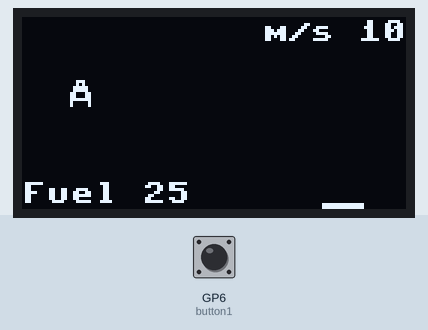
This program was run on a simulated Raspberry Pi Pico running MicroPython. Shown: 128×64 one-colour display. Inputs (shaded band) come from the test bench; at power-on: GP6 (button1) HIGH. Library files of the repository ran but are not shown: ssd1306.py.

Above: at 3.26 s.
3.3 s: GP6 (button1) pulled LOW for 1 s
At 3.38 s:
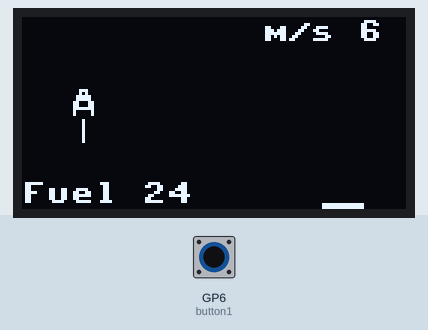
7.3 s: GP6 (button1) pulled LOW for 1 s
At 7.5 s:
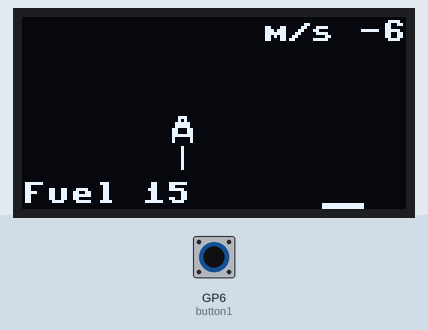
9.8 s: GP6 (button1) pulled LOW for 0.15 s
At 10.0 s:
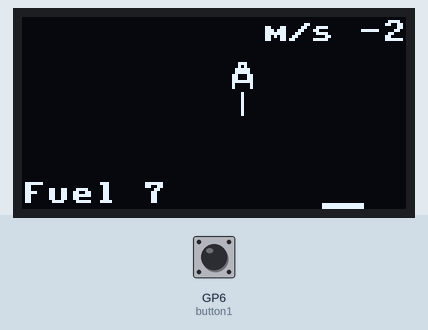
12.9 s: GP6 (button1) pulled LOW for 0.15 s
At 16.6 s:
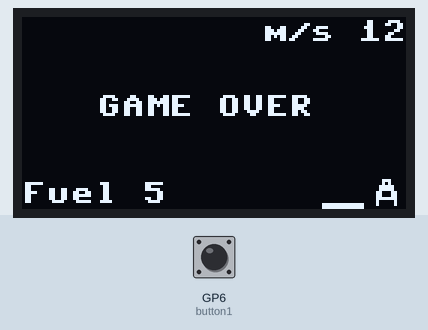

The program:

PicoLunarModule.py
```python
# Game "Lunar Module" by Kuba & Stepan
# Source code from https://github.com/Hellmole/Raspberry-pi-pico-games.git

from machine import Pin, I2C, PWM
from ssd1306 import SSD1306_I2C
import time
import random

def pico_lunar_module_main():
    # OLED Screen connected to GP14 (SDA) and GP15 (SCL)
    i2c = I2C(1, sda = Pin(14), scl = Pin(15), freq = 400000)
    oled = SSD1306_I2C(128, 64, i2c)

    oled.fill(0)
    oled.text("Lunar Module", 5, 6)
    oled.text("By Kuba", 30, 23)
    oled.text("&", 55, 35)
    oled.text("Stepan", 35, 47)
    oled.rect(0, 0, 128, 20 , 1)
    oled.show()
    time.sleep(2)

    level = 1
    x_pos = 2
    direction = 0
    ran = 1
    direction2 = 1
    direction3 = 1
    x_pos2 = 2
    y_pos2 = 2
    gravity= 1
    fuel = 25
    fire = 0

    button1 = Pin(6, Pin.IN, Pin.PULL_UP)
    button2 = Pin(7, Pin.IN, Pin.PULL_UP)

    shift = 0

    while True:

        if not button1.value() or not button2:
            # button 1 or 2 pressed => fire thruster
            fire = 1
            gravity = gravity - 5
            fuel = fuel - 1

        oled.fill(0)
        oled.text("Fuel " + str(fuel), 0, 55)
        oled.text("m/s " + str(gravity), 80, 1)


        # Lunar modul

        oled.rect(6 + x_pos2, 3 + y_pos2, 5, 5, 1)
        oled.vline(5 + x_pos2, 5 + y_pos2, 5, 1)
        oled.vline(11 + x_pos2, 5 + y_pos2, 5, 1)
        oled.rect(7 + x_pos2, 1 + y_pos2, 3, 4 , 1)

        # landing area
        oled.rect(100, 62, 14, 2, 1)

        if fire == 1:
            oled.vline(8 + x_pos2, 11 + y_pos2, 8, 1)
            fire = 0

        x_pos2 = x_pos2 + ran
        y_pos2 = y_pos2 + direction3
        y_pos2 = y_pos2 +  1 + gravity // 10
        gravity = gravity + 1

        if x_pos2 > 90 and x_pos2 < 110 and y_pos2 >=  56 and gravity < 4:
            oled.text("Landing OK!", 25, 20)
            level = level + 1
            oled.text("Level " + str(level), 25, 30)
            oled.show()
            time.sleep(2)
            x_pos = 2
            direction = 0
            gravity = 1
            ran = ran + 1
            direction2 = 1
            direction3 = 1
            x_pos2 = 2
            y_pos2 = 2
            fuel = 25

        elif y_pos2 >=  56 or fuel < 1:
            oled.text("GAME OVER", 25, 26)
            oled.show()
            time.sleep(2)
            return


        oled.show()

        time.sleep(0.1)

if __name__ == "__main__":
    pico_lunar_module_main()
```
